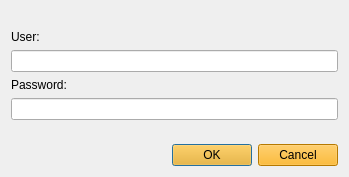
<?xml version="1.0" encoding="UTF-8"?>
<ui version="4.0">
 <class>AskPasswordDialog</class>
 <widget class="QDialog" name="AskPasswordDialog">
  <property name="windowModality">
   <enum>Qt::WindowModal</enum>
  </property>
  <property name="geometry">
   <rect>
    <x>0</x>
    <y>0</y>
    <width>349</width>
    <height>177</height>
   </rect>
  </property>
  <property name="modal">
   <bool>true</bool>
  </property>
  <layout class="QVBoxLayout" name="verticalLayout">
   <item>
    <spacer name="verticalSpacer">
     <property name="orientation">
      <enum>Qt::Vertical</enum>
     </property>
     <property name="sizeHint" stdset="0">
      <size>
       <width>20</width>
       <height>0</height>
      </size>
     </property>
    </spacer>
   </item>
   <item>
    <widget class="QLabel" name="userLabel">
     <property name="text">
      <string>User:</string>
     </property>
    </widget>
   </item>
   <item>
    <widget class="QLineEdit" name="userEdit"/>
   </item>
   <item>
    <widget class="QLabel" name="label">
     <property name="text">
      <string>Password:</string>
     </property>
    </widget>
   </item>
   <item>
    <widget class="QLineEdit" name="passwordEdit">
     <property name="echoMode">
      <enum>QLineEdit::Password</enum>
     </property>
    </widget>
   </item>
   <item>
    <spacer name="verticalSpacer_2">
     <property name="orientation">
      <enum>Qt::Vertical</enum>
     </property>
     <property name="sizeHint" stdset="0">
      <size>
       <width>20</width>
       <height>0</height>
      </size>
     </property>
    </spacer>
   </item>
   <item>
    <widget class="QDialogButtonBox" name="buttonBox">
     <property name="styleSheet">
      <string notr="true">background-color: rgb(255, 170, 0);</string>
     </property>
     <property name="orientation">
      <enum>Qt::Horizontal</enum>
     </property>
     <property name="standardButtons">
      <set>QDialogButtonBox::Cancel|QDialogButtonBox::Ok</set>
     </property>
    </widget>
   </item>
  </layout>
 </widget>
 <resources/>
 <connections>
  <connection>
   <sender>buttonBox</sender>
   <signal>accepted()</signal>
   <receiver>AskPasswordDialog</receiver>
   <slot>accept()</slot>
   <hints>
    <hint type="sourcelabel">
     <x>248</x>
     <y>254</y>
    </hint>
    <hint type="destinationlabel">
     <x>157</x>
     <y>274</y>
    </hint>
   </hints>
  </connection>
  <connection>
   <sender>buttonBox</sender>
   <signal>rejected()</signal>
   <receiver>AskPasswordDialog</receiver>
   <slot>reject()</slot>
   <hints>
    <hint type="sourcelabel">
     <x>316</x>
     <y>260</y>
    </hint>
    <hint type="destinationlabel">
     <x>286</x>
     <y>274</y>
    </hint>
   </hints>
  </connection>
  <connection>
   <sender>passwordEdit</sender>
   <signal>textChanged(QString)</signal>
   <receiver>AskPasswordDialog</receiver>
   <slot>passwordChanged(QString)</slot>
   <hints>
    <hint type="sourcelabel">
     <x>168</x>
     <y>51</y>
    </hint>
    <hint type="destinationlabel">
     <x>168</x>
     <y>55</y>
    </hint>
   </hints>
  </connection>
  <connection>
   <sender>userEdit</sender>
   <signal>textChanged(QString)</signal>
   <receiver>AskPasswordDialog</receiver>
   <slot>userChanged(QString)</slot>
   <hints>
    <hint type="sourcelabel">
     <x>174</x>
     <y>55</y>
    </hint>
    <hint type="destinationlabel">
     <x>174</x>
     <y>88</y>
    </hint>
   </hints>
  </connection>
 </connections>
 <slots>
  <slot>passwordChanged(QString)</slot>
  <slot>userChanged(QString)</slot>
 </slots>
</ui>
